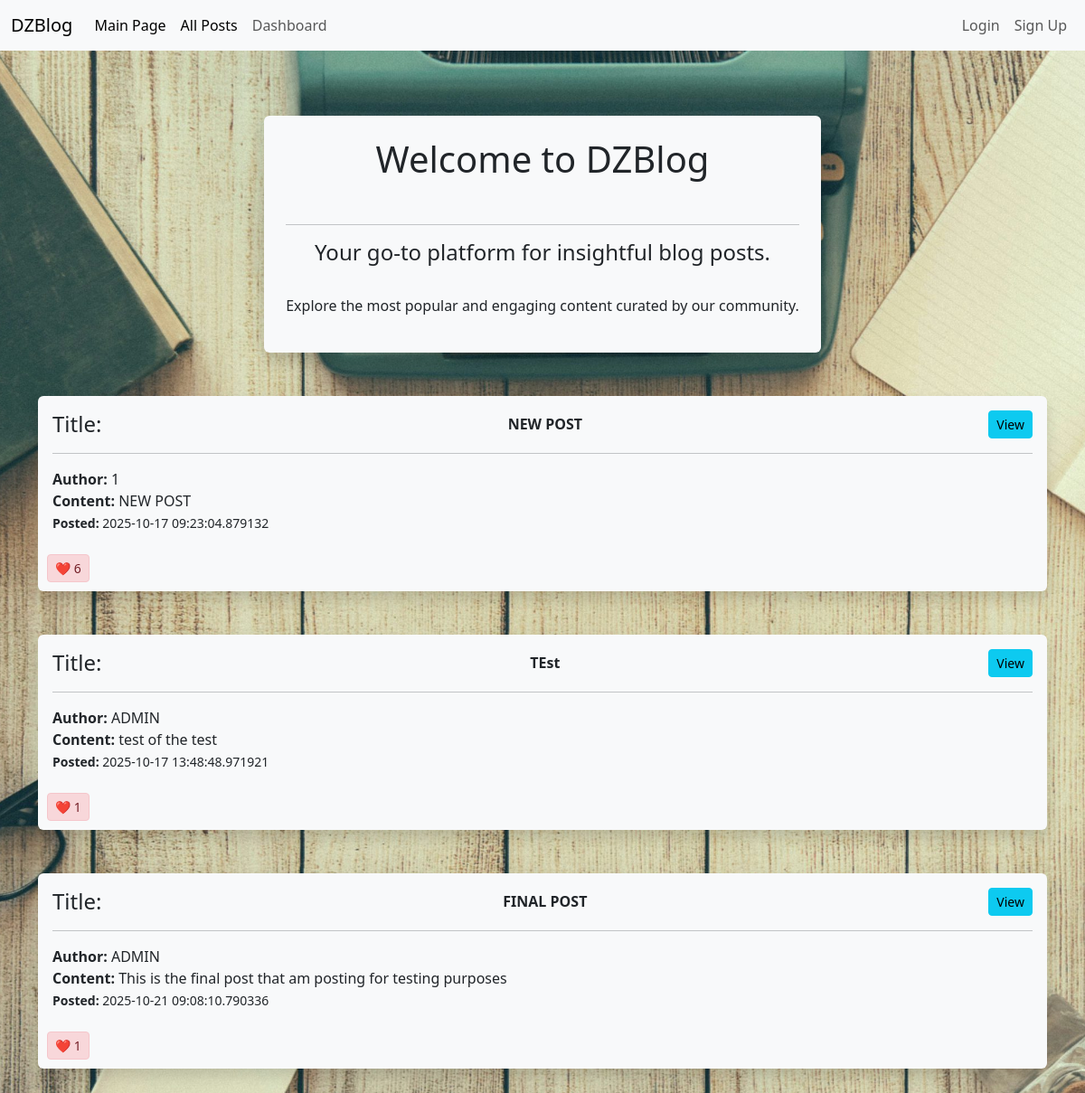
The page / on the database its author committed.
### app.py (models this page shows, shortened)
class Posts(db.Model):
    id = db.Column(db.Integer,primary_key=True)
    title =db.Column(db.String(40),nullable=False)
    content = db.Column(db.Text,nullable=False)
    date_posted = db.Column(db.DateTime,default=datetime.utcnow)
    poster_id = db.Column(db.Integer,db.ForeignKey('users.id'))
    likes = db.Column(db.Integer,nullable=False,default=0,server_default="0")

class Users(db.Model,UserMixin):
    id = db.Column(db.Integer,primary_key=True)
    name = db.Column(db.String(80),nullable=False)
    username = db.Column(db.String(80),nullable=False,unique=True)
    email = db.Column(db.String(80),nullable=False,unique=True)
    secret_word = db.Column(db.String(20),nullable=False)
    password_hash = db.Column(db.String(128))
    posts = db.relationship('Posts',backref='poster')
    @property
    def password(self):
        raise AttributeError("password is unreadable")

### app.py (the view)
@app.route('/')
def index():
    most_liked_posts = Posts.query.order_by(Posts.likes.desc()).limit(5).all()
    return render_template('index.html',most_liked_posts=most_liked_posts)

### templates/index.html
{%extends 'base.html'%}
{%block content%}
<div class="container d-flex justify-content-center my-5">
    <div class="bg-light p-4 rounded shadow text-center">
<center><h1>Welcome to DZBlog</h1><br/></center><hr>
<h4>Your go-to platform for insightful blog posts.</h4><br/>
<p>Explore the most popular and engaging content curated by our community.</p>
</div>
</div>
{%for post in most_liked_posts%}
<div class="shadow p-3 mb-5 bg-body-tertiary rounded position-relative" style="min-height: 180px;">
    <div class="d-flex justify-content-between align-items-center">
        <h4 class="mb-0">Title:</h4> <strong>{{ post.title }}</strong>
        <a href="{{ url_for('post', id=post.id) }}" class="btn btn-info btn-sm">View</a>
    </div>
    <hr>
    <strong>Author: </strong> {{ post.poster.name }}<br/>
    <strong>Content: </strong>{{ post.content }}<br/>
    <strong><small>Posted:</strong> {{ post.date_posted }}</small><br/><br/><br/>
    <a
       class="btn btn-outline-danger btn-sm position-absolute"
        style="position: absolute; bottom: 10px; left: 10px; background-color: #f8d7da; color: #721c24; border: 1px solid #f5c6cb;cursor: default;">
       ❤️ {{ post.likes }}
    </a>
</div>
{%endfor%}
{% endblock %}

### static/css/style.css (style rules this page uses)
body { background-image: url('../images/background.jpeg'); background-size: cover; background-repeat: no-repeat; background-position: center; min-height: 100vh; }

### rows shown on the page
Posts: title "NEW POST", poster.name "1", content "NEW POST", date_posted "2025-10-17 09:23:04.879132", likes "6"
Posts: title "TEst", poster.name "ADMIN", content "test of the test", date_posted "2025-10-17 13:48:48.971921", likes "1"
Posts: title "FINAL POST", poster.name "ADMIN", content "This is the final post that am posting for testing purposes", date_posted "2025-10-21 09:08:10.790336", likes "1"
